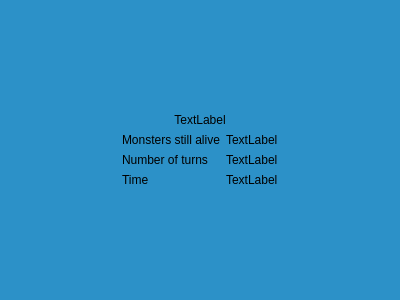
<?xml version="1.0" encoding="UTF-8"?>
<ui version="4.0">
 <class>EndGameView</class>
 <widget class="QDialog" name="EndGameView">
  <property name="geometry">
   <rect>
    <x>0</x>
    <y>0</y>
    <width>400</width>
    <height>300</height>
   </rect>
  </property>
  <property name="palette">
   <palette>
    <active>
     <colorrole role="Base">
      <brush brushstyle="SolidPattern">
       <color alpha="255">
        <red>255</red>
        <green>255</green>
        <blue>255</blue>
       </color>
      </brush>
     </colorrole>
     <colorrole role="Window">
      <brush brushstyle="SolidPattern">
       <color alpha="255">
        <red>44</red>
        <green>145</green>
        <blue>200</blue>
       </color>
      </brush>
     </colorrole>
    </active>
    <inactive>
     <colorrole role="Base">
      <brush brushstyle="SolidPattern">
       <color alpha="255">
        <red>255</red>
        <green>255</green>
        <blue>255</blue>
       </color>
      </brush>
     </colorrole>
     <colorrole role="Window">
      <brush brushstyle="SolidPattern">
       <color alpha="255">
        <red>44</red>
        <green>145</green>
        <blue>200</blue>
       </color>
      </brush>
     </colorrole>
    </inactive>
    <disabled>
     <colorrole role="Base">
      <brush brushstyle="SolidPattern">
       <color alpha="255">
        <red>44</red>
        <green>145</green>
        <blue>200</blue>
       </color>
      </brush>
     </colorrole>
     <colorrole role="Window">
      <brush brushstyle="SolidPattern">
       <color alpha="255">
        <red>44</red>
        <green>145</green>
        <blue>200</blue>
       </color>
      </brush>
     </colorrole>
    </disabled>
   </palette>
  </property>
  <property name="windowTitle">
   <string>Dialog</string>
  </property>
  <layout class="QVBoxLayout" name="verticalLayout_2">
   <item>
    <spacer name="verticalSpacer">
     <property name="orientation">
      <enum>Qt::Vertical</enum>
     </property>
     <property name="sizeHint" stdset="0">
      <size>
       <width>20</width>
       <height>40</height>
      </size>
     </property>
    </spacer>
   </item>
   <item>
    <layout class="QHBoxLayout" name="horizontalLayout">
     <item>
      <spacer name="horizontalSpacer_2">
       <property name="orientation">
        <enum>Qt::Horizontal</enum>
       </property>
       <property name="sizeHint" stdset="0">
        <size>
         <width>40</width>
         <height>20</height>
        </size>
       </property>
      </spacer>
     </item>
     <item>
      <layout class="QVBoxLayout" name="verticalLayout">
       <item>
        <widget class="QLabel" name="labelWhoWin">
         <property name="text">
          <string>TextLabel</string>
         </property>
         <property name="alignment">
          <set>Qt::AlignCenter</set>
         </property>
        </widget>
       </item>
       <item>
        <layout class="QFormLayout" name="formLayout">
         <item row="1" column="1">
          <widget class="QLabel" name="labelNumberMonsters">
           <property name="text">
            <string>TextLabel</string>
           </property>
          </widget>
         </item>
         <item row="2" column="1">
          <widget class="QLabel" name="labelNumberTurns">
           <property name="text">
            <string>TextLabel</string>
           </property>
          </widget>
         </item>
         <item row="3" column="1">
          <widget class="QLabel" name="labelTime">
           <property name="text">
            <string>TextLabel</string>
           </property>
          </widget>
         </item>
         <item row="1" column="0">
          <widget class="QLabel" name="label_2">
           <property name="text">
            <string>Monsters still alive</string>
           </property>
          </widget>
         </item>
         <item row="2" column="0">
          <widget class="QLabel" name="label">
           <property name="text">
            <string>Number of turns</string>
           </property>
          </widget>
         </item>
         <item row="3" column="0">
          <widget class="QLabel" name="label_4">
           <property name="text">
            <string>Time</string>
           </property>
          </widget>
         </item>
        </layout>
       </item>
      </layout>
     </item>
     <item>
      <spacer name="horizontalSpacer">
       <property name="orientation">
        <enum>Qt::Horizontal</enum>
       </property>
       <property name="sizeHint" stdset="0">
        <size>
         <width>40</width>
         <height>20</height>
        </size>
       </property>
      </spacer>
     </item>
    </layout>
   </item>
   <item>
    <spacer name="verticalSpacer_2">
     <property name="orientation">
      <enum>Qt::Vertical</enum>
     </property>
     <property name="sizeHint" stdset="0">
      <size>
       <width>20</width>
       <height>40</height>
      </size>
     </property>
    </spacer>
   </item>
  </layout>
 </widget>
 <resources/>
 <connections/>
</ui>
